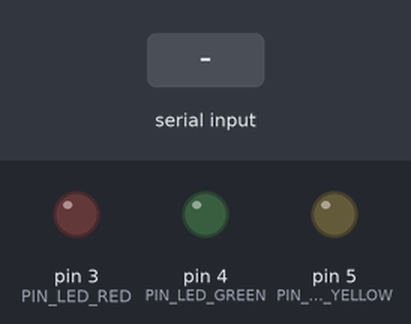
The sketch below on a simulated Arduino Uno, built with avr-gcc and run on an emulated ATmega328P. Shown: output pins drawn as LEDs (lit = HIGH). The inputs (shaded band) are chosen by the test bench.

Above: at 1.2 s.
1.3 s: "R" received over Serial
At 2.5 s:
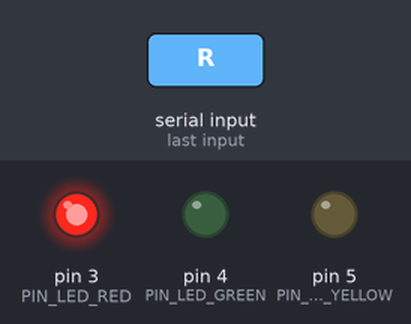
2.8 s: "G" received over Serial
At 3.8 s:
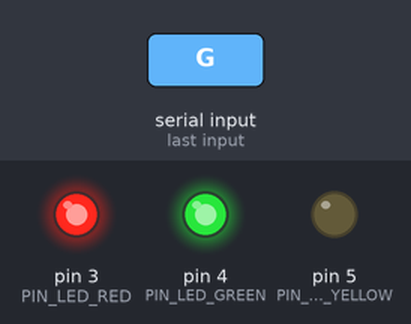
4.3 s: "Y" received over Serial
At 5.0 s:
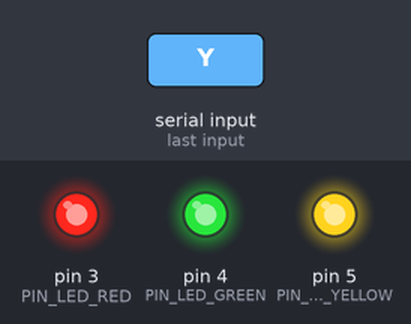
Timing chart, 0 to 7.3 s (numbered marks = the images above; inputs shaded):
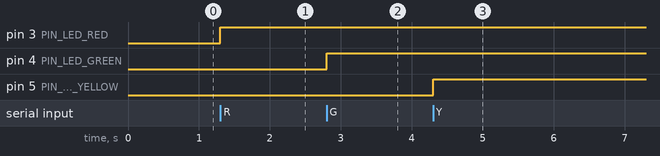

Measured:
- after the input at 1.3 s, pin 3 (PIN_LED_RED): LOW → HIGH at once
- after the input at 2.8 s, pin 4 (PIN_LED_GREEN): LOW → HIGH at once
- after the input at 4.3 s, pin 5 (PIN_LED_YELLOW): LOW → HIGH at once

The sketch:

ex6.ino
```cpp
const int PIN_BUZZER = 2;
const int PIN_LED_RED = 3;
const int PIN_LED_GREEN = 4;
const int PIN_LED_YELLOW = 5;


char led;


void setup() {


   pinMode(PIN_LED_RED, OUTPUT);
   pinMode(PIN_LED_GREEN, OUTPUT);
   pinMode(PIN_LED_YELLOW, OUTPUT);
   Serial.begin(9600);
}


void loop() {
   if (Serial.available()) {
      led = Serial.read();
   }


   if (led == 'R') { // Led vermelho - red
      digitalWrite(PIN_LED_RED, HIGH); // Acende led
   }


   if (led == 'G') { // Led verde - green
      digitalWrite(PIN_LED_GREEN, HIGH); // Acende led
   }


   if (led == 'Y') { // Led amarelo - yellow
      digitalWrite(PIN_LED_YELLOW, HIGH); // Acende led
   }


}
```
